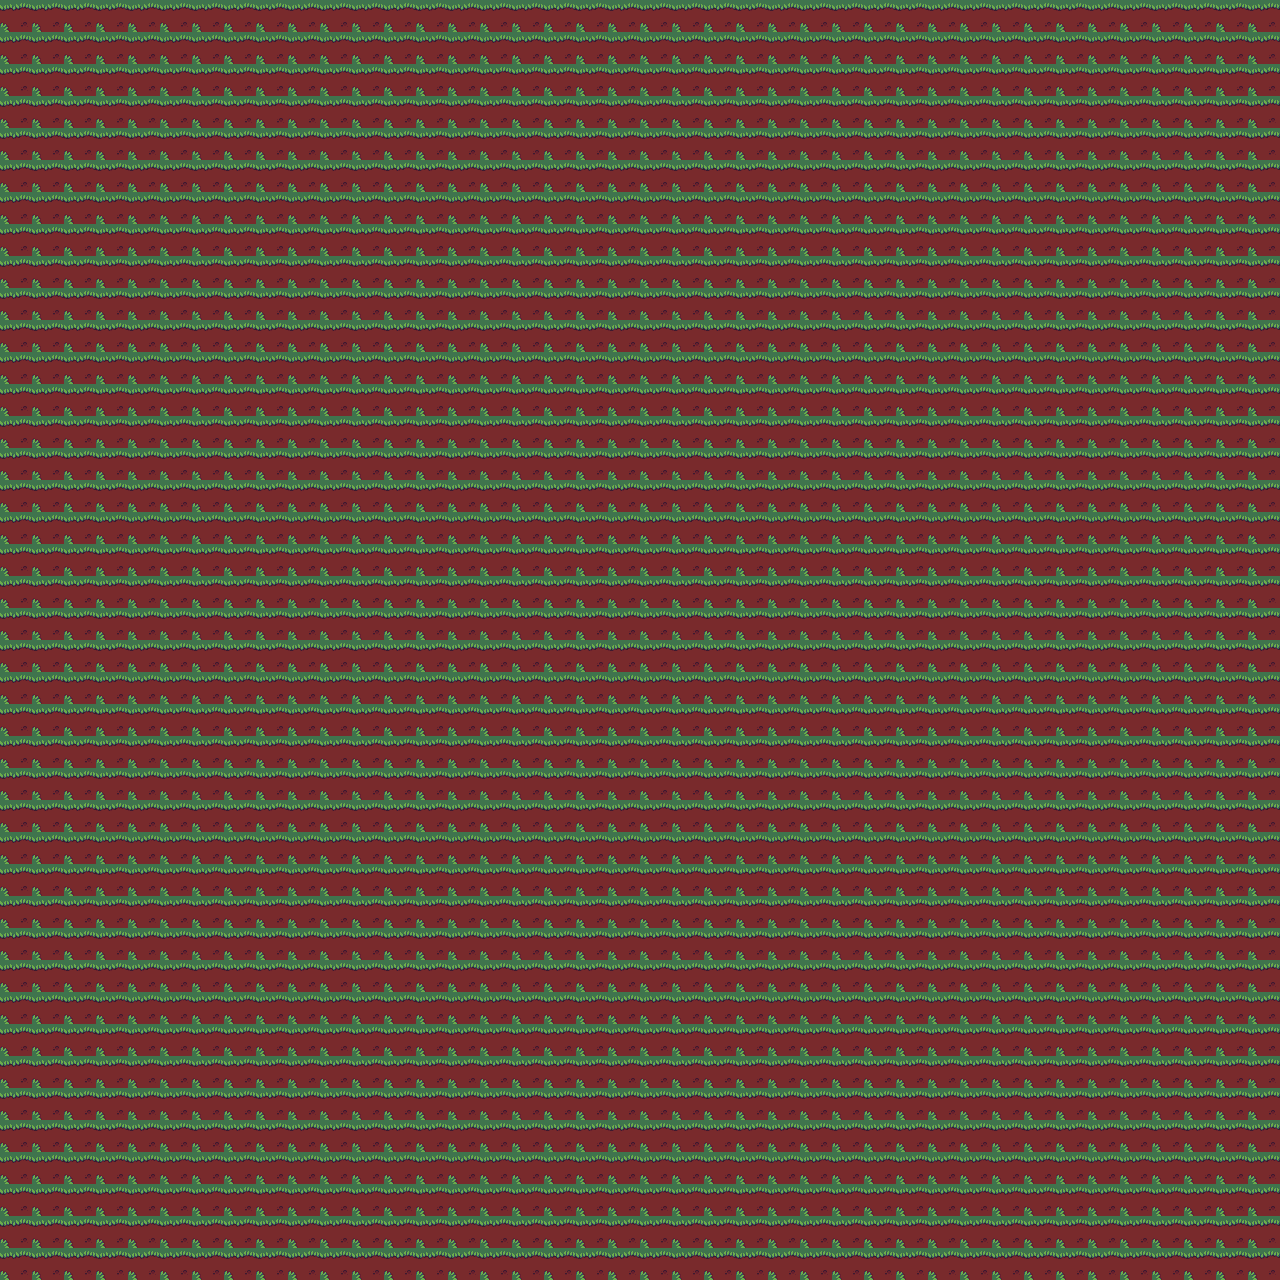

A 2D game scene composited from a Tiled map and its tileset images. What follows is a short description and the map's XML, with every tile layer's data as written:
An orthogonal 40x40 tile map with 32x32 px tiles, 1 tile layer (tileLayer0) and 2 objects.

<map version="1.5" tiledversion="1.6.0" orientation="orthogonal" renderorder="right-down" width="40" height="40" tilewidth="32" tileheight="32" infinite="0" nextlayerid="8" nextobjectid="4">
 <tileset firstgid="1" source="../tileset/level0.tsx" />
 <group id="4" name="group0">
  <layer id="5" name="tileLayer0" width="40" height="40">
   <data encoding="csv">
2,2,2,2,2,2,2,2,2,2,2,2,2,2,2,2,2,2,2,2,2,2,2,2,2,2,2,2,2,2,2,2,2,2,2,2,2,2,2,2,
2,2,2,2,2,2,2,2,2,2,2,2,2,2,2,2,2,2,2,2,2,2,2,2,2,2,2,2,2,2,2,2,2,2,2,2,2,2,2,2,
2,2,2,2,2,2,2,2,2,2,2,2,2,2,2,2,2,2,2,2,2,2,2,2,2,2,2,2,2,2,2,2,2,2,2,2,2,2,2,2,
2,2,2,2,2,2,2,2,2,2,2,2,2,2,2,2,2,2,2,2,2,2,2,2,2,2,2,2,2,2,2,2,2,2,2,2,2,2,2,2,
2,2,2,2,2,2,2,2,2,2,2,2,2,2,2,2,2,2,2,2,2,2,2,2,2,2,2,2,2,2,2,2,2,2,2,2,2,2,2,2,
2,2,2,2,2,2,2,2,2,2,2,2,2,2,2,2,2,2,2,2,2,2,2,2,2,2,2,2,2,2,2,2,2,2,2,2,2,2,2,2,
2,2,2,2,2,2,2,2,2,2,2,2,2,2,2,2,2,2,2,2,2,2,2,2,2,2,2,2,2,2,2,2,2,2,2,2,2,2,2,2,
2,2,2,2,2,2,2,2,2,2,2,2,2,2,2,2,2,2,2,2,2,2,2,2,2,2,2,2,2,2,2,2,2,2,2,2,2,2,2,2,
2,2,2,2,2,2,2,2,2,2,2,2,2,2,2,2,2,2,2,2,2,2,2,2,2,2,2,2,2,2,2,2,2,2,2,2,2,2,2,2,
2,2,2,2,2,2,2,2,2,2,2,2,2,2,2,2,2,2,2,2,2,2,2,2,2,2,2,2,2,2,2,2,2,2,2,2,2,2,2,2,
2,2,2,2,2,2,2,2,2,2,2,2,2,2,2,2,2,2,2,2,2,2,2,2,2,2,2,2,2,2,2,2,2,2,2,2,2,2,2,2,
2,2,2,2,2,2,2,2,2,2,2,2,2,2,2,2,2,2,2,2,2,2,2,2,2,2,2,2,2,2,2,2,2,2,2,2,2,2,2,2,
2,2,2,2,2,2,2,2,2,2,2,2,2,2,2,2,2,2,2,2,2,2,2,2,2,2,2,2,2,2,2,2,2,2,2,2,2,2,2,2,
2,2,2,2,2,2,2,2,2,2,2,2,2,2,2,2,2,2,2,2,2,2,2,2,2,2,2,2,2,2,2,2,2,2,2,2,2,2,2,2,
2,2,2,2,2,2,2,2,2,2,2,2,2,2,2,2,2,2,2,2,2,2,2,2,2,2,2,2,2,2,2,2,2,2,2,2,2,2,2,2,
2,2,2,2,2,2,2,2,2,2,2,2,2,2,2,2,2,2,2,2,2,2,2,2,2,2,2,2,2,2,2,2,2,2,2,2,2,2,2,2,
2,2,2,2,2,2,2,2,2,2,2,2,2,2,2,2,2,2,2,2,2,2,2,2,2,2,2,2,2,2,2,2,2,2,2,2,2,2,2,2,
2,2,2,2,2,2,2,2,2,2,2,2,2,2,2,2,2,2,2,2,2,2,2,2,2,2,2,2,2,2,2,2,2,2,2,2,2,2,2,2,
2,2,2,2,2,2,2,2,2,2,2,2,2,2,2,2,2,2,2,2,2,2,2,2,2,2,2,2,2,2,2,2,2,2,2,2,2,2,2,2,
2,2,2,2,2,2,2,2,2,2,2,2,2,2,2,2,2,2,2,2,2,2,2,2,2,2,2,2,2,2,2,2,2,2,2,2,2,2,2,2,
2,2,2,2,2,2,2,2,2,2,2,2,2,2,2,2,2,2,2,2,2,2,2,2,2,2,2,2,2,2,2,2,2,2,2,2,2,2,2,2,
2,2,2,2,2,2,2,2,2,2,2,2,2,2,2,2,2,2,2,2,2,2,2,2,2,2,2,2,2,2,2,2,2,2,2,2,2,2,2,2,
2,2,2,2,2,2,2,2,2,2,2,2,2,2,2,2,2,2,2,2,2,2,2,2,2,2,2,2,2,2,2,2,2,2,2,2,2,2,2,2,
2,2,2,2,2,2,2,2,2,2,2,2,2,2,2,2,2,2,2,2,2,2,2,2,2,2,2,2,2,2,2,2,2,2,2,2,2,2,2,2,
2,2,2,2,2,2,2,2,2,2,2,2,2,2,2,2,2,2,2,2,2,2,2,2,2,2,2,2,2,2,2,2,2,2,2,2,2,2,2,2,
2,2,2,2,2,2,2,2,2,2,2,2,2,2,2,2,2,2,2,2,2,2,2,2,2,2,2,2,2,2,2,2,2,2,2,2,2,2,2,2,
2,2,2,2,2,2,2,2,2,2,2,2,2,2,2,2,2,2,2,2,2,2,2,2,2,2,2,2,2,2,2,2,2,2,2,2,2,2,2,2,
2,2,2,2,2,2,2,2,2,2,2,2,2,2,2,2,2,2,2,2,2,2,2,2,2,2,2,2,2,2,2,2,2,2,2,2,2,2,2,2,
2,2,2,2,2,2,2,2,2,2,2,2,2,2,2,2,2,2,2,2,2,2,2,2,2,2,2,2,2,2,2,2,2,2,2,2,2,2,2,2,
2,2,2,2,2,2,2,2,2,2,2,2,2,2,2,2,2,2,2,2,2,2,2,2,2,2,2,2,2,2,2,2,2,2,2,2,2,2,2,2,
2,2,2,2,2,2,2,2,2,2,2,2,2,2,2,2,2,2,2,2,2,2,2,2,2,2,2,2,2,2,2,2,2,2,2,2,2,2,2,2,
2,2,2,2,2,2,2,2,2,2,2,2,2,2,2,2,2,2,2,2,2,2,2,2,2,2,2,2,2,2,2,2,2,2,2,2,2,2,2,2,
2,2,2,2,2,2,2,2,2,2,2,2,2,2,2,2,2,2,2,2,2,2,2,2,2,2,2,2,2,2,2,2,2,2,2,2,2,2,2,2,
2,2,2,2,2,2,2,2,2,2,2,2,2,2,2,2,2,2,2,2,2,2,2,2,2,2,2,2,2,2,2,2,2,2,2,2,2,2,2,2,
2,2,2,2,2,2,2,2,2,2,2,2,2,2,2,2,2,2,2,2,2,2,2,2,2,2,2,2,2,2,2,2,2,2,2,2,2,2,2,2,
2,2,2,2,2,2,2,2,2,2,2,2,2,2,2,2,2,2,2,2,2,2,2,2,2,2,2,2,2,2,2,2,2,2,2,2,2,2,2,2,
2,2,2,2,2,2,2,2,2,2,2,2,2,2,2,2,2,2,2,2,2,2,2,2,2,2,2,2,2,2,2,2,2,2,2,2,2,2,2,2,
2,2,2,2,2,2,2,2,2,2,2,2,2,2,2,2,2,2,2,2,2,2,2,2,2,2,2,2,2,2,2,2,2,2,2,2,2,2,2,2,
2,2,2,2,2,2,2,2,2,2,2,2,2,2,2,2,2,2,2,2,2,2,2,2,2,2,2,2,2,2,2,2,2,2,2,2,2,2,2,2,
2,2,2,2,2,2,2,2,2,2,2,2,2,2,2,2,2,2,2,2,2,2,2,2,2,2,2,2,2,2,2,2,2,2,2,2,2,2,2,2
</data>
  </layer>
  <objectgroup id="7" name="EntityLayer">
   <object id="1" template="TestEntity.tx" x="512" y="256" />
   <object id="3" template="TestEntity.tx" x="512" y="256" />
  </objectgroup>
 </group>
</map>
